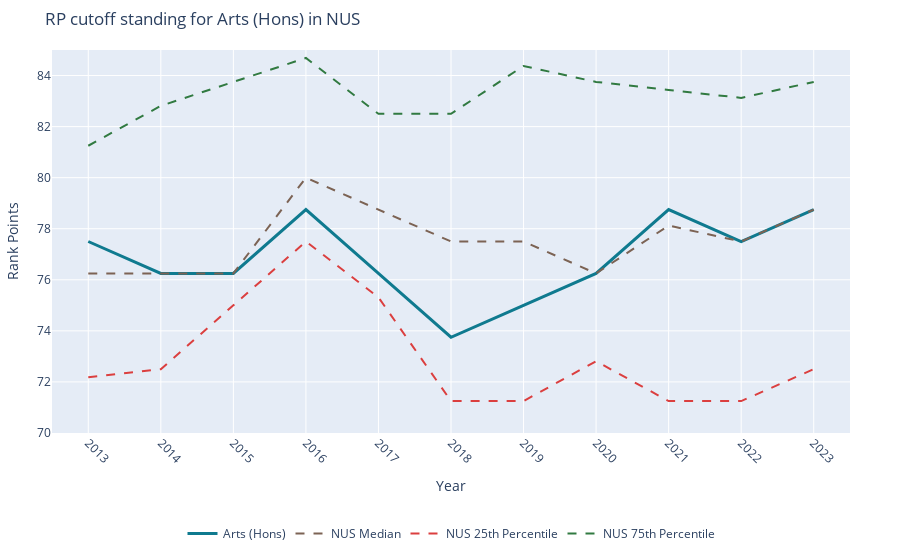

Notebook source saved alongside this figure:
### Code cell
# Extracting data for the selected course and the university's aggregation rows
course_data = input_df[(input_df['course'] == course) & (input_df['uni'] == uni)]
agg_data = input_df[(input_df['summary_row'] == 1) & (input_df['uni'] == uni)]

# Creating the plot
fig = go.Figure()

# Adding line for the selected course
fig.add_trace(go.Scatter(
    x=course_data['year'], y=course_data['RP'],
    mode='lines', name=f"{course}",
    line=dict(color='#0F7A8F', width=3, shape='linear')
))

# Colormapping. Will cycle 
agg_col_map = ['#7c6354', '#DB3F3F', '#317A41', '#222323', '#011638']
# Adding lines for the aggregation row
for idx, agg_row in enumerate(agg_data['course'].unique()):
    agg_row_data = agg_data[agg_data['course'] == agg_row]
    fig.add_trace(go.Scatter(
        x=agg_row_data['year'], y=agg_row_data['RP'],
        mode='lines', name=agg_row,
        line=dict(color= agg_col_map[idx%(len(agg_col_map)-1)], width=2, dash='dash'),
        opacity=1
    ))
    print(idx, agg_col_map[idx%(len(agg_col_map)-1)])

# Lower RP limit rounded down to the nearest 5
min_rp = min(course_data.RP.min(), agg_data.RP.min())
min_rp_limit = 5 * (min_rp // 5)

# Adding padding to the X-axis
padding = 0.5
x_min = course_data['year'].min() - padding
x_max = course_data['year'].max() + padding


# Updating layout for the presentation preferences
fig.update_layout(
    title = f"RP cutoff standing for {course} in {uni}", 
    xaxis_title = 'Year', 
    yaxis_title = 'Rank Points', 
    yaxis=dict(range=[min_rp_limit, input_df['RP'].max()]),
    legend=dict(orientation="h", yanchor="bottom", y=-0.3, xanchor="center", x=0.5),
    xaxis=dict(range = [x_min, x_max], tickmode='linear', tick0=course_data['year'].min(), dtick=1),
    margin=dict(l=50, r=50, t=50, b=100)
)

fig.update_xaxes(tickangle=45)
fig.show()

### Figure 1 — Plotly figure (JSON) as saved in the notebook; plotly's stock layout.template omitted (floating-point values rounded to 4 significant figures)
{"data": [{"line": {"color": "#0F7A8F", "shape": "linear", "width": 3}, "mode": "lines", "name": "Arts (Hons)", "type": "scatter", "x": [2013, 2014, 2015, 2016, 2017, 2018, 2019, 2020, 2021, 2022, 2023], "y": [77.5, 76.25, 76.25, 78.75, 76.25, 73.75, 75, 76.25, 78.75, 77.5, 78.75]}, {"line": {"color": "#7c6354", "dash": "dash", "width": 2}, "mode": "lines", "name": "NUS Median", "opacity": 1, "type": "scatter", "x": [2013, 2014, 2015, 2016, 2017, 2018, 2019, 2020, 2021, 2022, 2023], "y": [76.25, 76.25, 76.25, 80, 78.75, 77.5, 77.5, 76.25, 78.12, 77.5, 78.75]}, {"line": {"color": "#DB3F3F", "dash": "dash", "width": 2}, "mode": "lines", "name": "NUS 25th Percentile", "opacity": 1, "type": "scatter", "x": [2013, 2014, 2015, 2016, 2017, 2018, 2019, 2020, 2021, 2022, 2023], "y": [72.19, 72.5, 75, 77.5, 75.31, 71.25, 71.25, 72.81, 71.25, 71.25, 72.5]}, {"line": {"color": "#317A41", "dash": "dash", "width": 2}, "mode": "lines", "name": "NUS 75th Percentile", "opacity": 1, "type": "scatter", "x": [2013, 2014, 2015, 2016, 2017, 2018, 2019, 2020, 2021, 2022, 2023], "y": [81.25, 82.81, 83.75, 84.69, 82.5, 82.5, 84.38, 83.75, 83.44, 83.12, 83.75]}], "layout": {"legend": {"orientation": "h", "x": 0.5, "xanchor": "center", "y": -0.3, "yanchor": "bottom"}, "margin": {"b": 100, "l": 50, "r": 50, "t": 50}, "title": {"text": "RP cutoff standing for Arts (Hons) in NUS"}, "xaxis": {"dtick": 1, "range": [2012.0, 2024.0], "tick0": 2013, "tickangle": 45, "tickmode": "linear", "title": {"text": "Year"}}, "yaxis": {"range": [70, 85], "title": {"text": "Rank Points"}}}}
